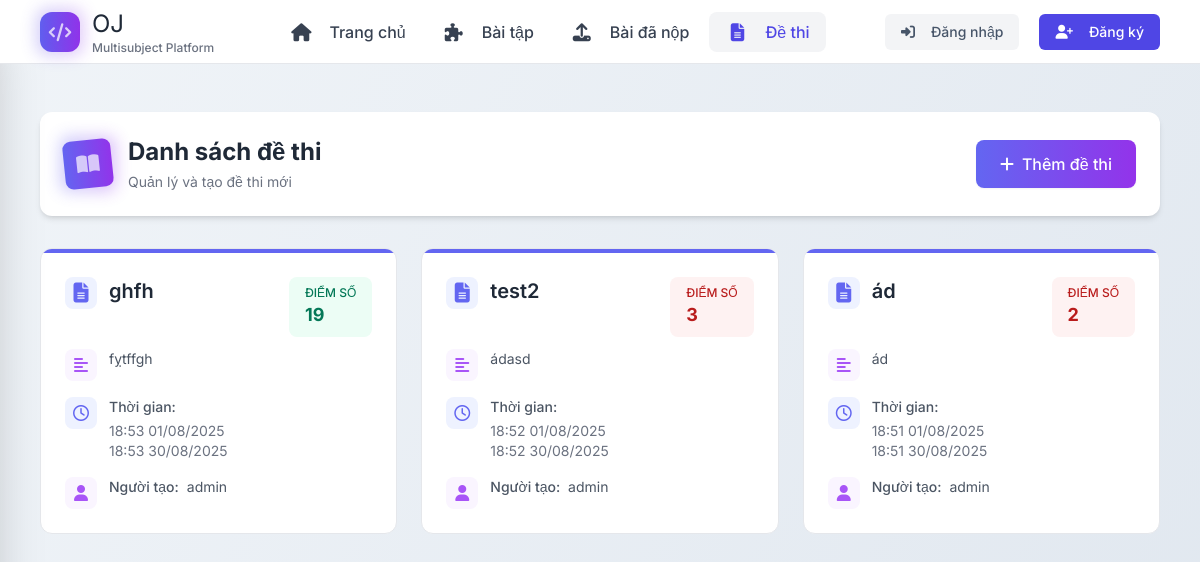
Page /exams/ on the earlier database version.
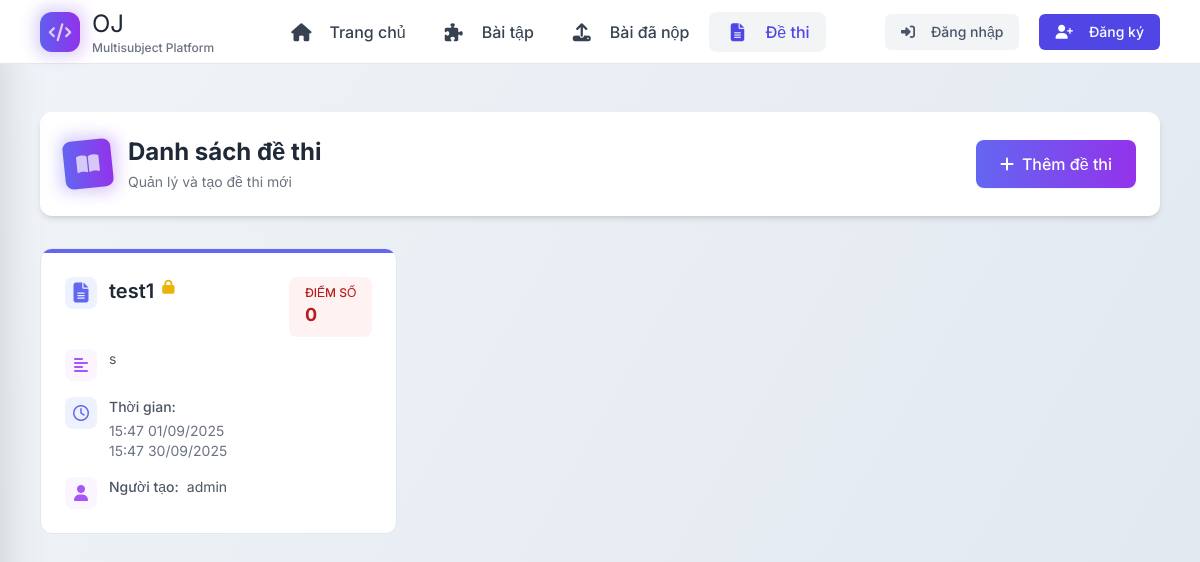
Same page on the later database version.
### exams/models.py (models this page shows, shortened)
class Exam(models.Model):
    title = models.CharField(max_length=200)
    description = models.TextField()
    start_time = models.DateTimeField()
    end_time = models.DateTimeField()
    created_by = models.ForeignKey(settings.AUTH_USER_MODEL, on_delete=models.CASCADE)
    created_at = models.DateTimeField(auto_now_add=True)
    password = models.CharField(max_length=128, blank=True, null=True, help_text="Để trống nếu không muốn đặt mật khẩu.")
    problems = models.ManyToManyField(
        "problems.Problem",
        through="exams.ExamProblem",
        related_name="exams"
    )
    enrolled_users = models.ManyToManyField(
        settings.AUTH_USER_MODEL,
        through="exams.ExamEnrollment",
        related_name="enrolled_exams"
    )

### users/models.py (models this page shows)
class CustomUser(AbstractUser):
    is_teacher = models.BooleanField(default=False)

### exams/views.py (the view)
# urls.py: path('', views.exam_list, name='exam_list'),
def exam_list(request):
    exams = Exam.objects.all().order_by('-created_at')
    difficulty_map = {
        'one': 1, 'two': 2, 'three': 3, 'four': 4, 'five': 5, 'six': 6,
        'seven': 7, 'eight': 8, 'nine': 9, 'ten': 10, 'eleven': 11, 'twelve': 12,
    }
    for exam in exams:
        total_score = 0
        exam_problems = exam.exam_problems.all()
        for prob in exam_problems:
            if prob.problem and prob.problem.difficulty:
                score = difficulty_map.get(prob.problem.difficulty.lower(), 0)
                total_score += score
        exam.total_score = total_score
        exam.has_password = bool(exam.password)
    return render(request, 'exams/list.html', {'exams': exams})

### templates/exams/list.html (shortened to what this page needs)
{% extends 'base.html' %}
{% block content %}
<div class="max-w-7xl mx-auto px-4 py-8">
    <div class="relative bg-white rounded-xl shadow-md p-6 mb-8">
        <div class="flex flex-col sm:flex-row sm:items-center sm:justify-between gap-4">
            <div class="flex items-center">
                <div class="relative">
                    <div class="w-12 h-12 bg-gradient-to-r from-indigo-500 to-purple-600 rounded-lg flex items-center justify-center text-white text-xl transform -rotate-6 hover:rotate-0 transition-transform">
                        <i class="fas fa-book-open"></i>
                    </div>
                    <div class="absolute -inset-1 bg-gradient-to-r from-indigo-500 to-purple-600 rounded-lg blur opacity-30"></div>
                </div>
                <div class="ml-4">
                    <h1 class="text-2xl font-bold text-gray-800">Danh sách đề thi</h1>
                    <p class="text-gray-500 text-sm mt-1">Quản lý và tạo đề thi mới</p>
                </div>
            </div>
            <a href="{% url 'add_exam' %}"
               class="inline-flex items-center justify-center px-6 py-3 rounded-lg bg-gradient-to-r from-indigo-500 to-purple-600 text-white font-medium hover:from-indigo-600 hover:to-purple-700 transition-all duration-300 shadow-sm hover:shadow-md group">
                <i class="fas fa-plus mr-2 group-hover:scale-110 transition-transform"></i>
                <span>Thêm đề thi</span>
            </a>
        </div>
    </div>
    <div class="grid grid-cols-1 md:grid-cols-2 lg:grid-cols-3 gap-6">
        {% for exam in exams %}
        <div class="group">
            <div class="relative bg-white rounded-xl border border-gray-200 overflow-hidden transition-all duration-300 hover:shadow-lg hover:-translate-y-1">
                <div class="border-t-4 border-indigo-500"></div>
                <div class="p-6">
                    <div class="flex justify-between items-start mb-3">
                        <a href="{% url 'enroll_in_exam' exam.id %}" class="block group">
                            <h3 class="text-xl font-semibold text-gray-800 group-hover:text-indigo-600 transition-colors flex items-start">
                                <span class="w-8 h-8 rounded-lg bg-indigo-50 flex items-center justify-center mr-3 group-hover:bg-indigo-100 transition-colors">
                                    <i class="fas fa-file-alt text-indigo-500"></i>
                                </span>
                                {{ exam.title }}
                                {% if exam.has_password %}
                                    <span class="ml-2 text-yellow-500 text-sm">
                                        <i class="fas fa-lock"></i>
                                    </span>
                                {% endif %}
                            </h3>
                        </a>
                        <div class="px-4 py-2 rounded-lg {% if exam.total_score >= 8 %}bg-emerald-50 text-emerald-700{% elif exam.total_score >= 5 %}bg-amber-50 text-amber-700{% else %}bg-red-50 text-red-700{% endif %} flex items-center space-x-2">
                            <div>
                                <div class="text-xs font-medium uppercase">Điểm số</div>
                                <div class="text-lg font-bold">{{ exam.total_score }}</div>
                            </div>
                        </div>
                    </div>
                    <div class="space-y-4 text-gray-600">
                        <div class="flex items-start">
                            <span class="w-8 h-8 rounded-lg bg-purple-50 flex items-center justify-center mr-3">
                                <i class="fas fa-align-left text-purple-500"></i>
                            </span>
                            <p class="text-sm flex-1">
                                {{ exam.description|truncatewords:25 }}
                            </p>
                        </div>
                        <div class="flex items-start">
                            <span class="w-8 h-8 rounded-lg bg-indigo-50 flex items-center justify-center mr-3">
                                <i class="far fa-clock text-indigo-500"></i>
                            </span>
                            <div class="text-sm flex-1">
                                <span class="font-medium block mb-1">Thời gian:</span>
                                <span class="block text-gray-500">{{ exam.start_time|date:"H:i d/m/Y" }}</span>
                                <span class="block text-gray-500">{{ exam.end_time|date:"H:i d/m/Y" }}</span>
                            </div>
                        </div>
                        <div class="flex items-start">
                            <span class="w-8 h-8 rounded-lg bg-purple-50 flex items-center justify-center mr-3">
                                <i class="fas fa-user text-purple-500"></i>
                            </span>
                            <div class="text-sm flex-1">
                                <span class="font-medium">Người tạo:</span>
                                <span class="ml-1">{{ exam.created_by.username }}</span>
                            </div>
                        </div>
                    </div>
                </div>
            </div>
        </div>
        {% endfor %}
    </div>
</div>
{% endblock %}

### templates/base.html (shortened to what this page needs)
{% load static %}
<!DOCTYPE html>
<html lang="vi">
<head>
  <link rel="stylesheet" href="{% static 'style.css' %}">
  <link href="https://cdnjs.cloudflare.com/ajax/libs/font-awesome/6.4.0/css/all.min.css" rel="stylesheet">
  <script src="https://cdn.tailwindcss.com"></script>
</head>
<body>
  <nav class="navbar" role="navigation" aria-label="Main navigation">
    <div class="flex items-center justify-between w-full max-w-7xl mx-auto px-4">
      <div class="flex items-center space-x-4">
        <a href="{% url 'home' %}" class="flex items-center space-x-3 group" aria-label="Về trang chủ">
          <div class="relative">
            <div class="w-10 h-10 bg-gradient-to-r from-indigo-500 to-purple-600 rounded-xl flex items-center justify-center text-white font-bold text-lg transform group-hover:scale-110 transition-transform duration-300">
              <i class="fas fa-code"></i>
            </div>
            <div class="absolute -inset-1 bg-gradient-to-r from-indigo-600 to-purple-600 rounded-xl blur opacity-25 group-hover:opacity-40 transition duration-300"></div>
          </div>
          <div>
            <span class="logo text-2xl">OJ</span>
            <div class="text-xs text-gray-500 font-medium">Multisubject Platform</div>
          </div>
        </a>
      </div>
      <div class="nav-desktop hidden md:flex items-center space-x-1">
        <a href="{% url 'home' %}" class="nav-link flex items-center space-x-2 px-4 py-2 text-gray-700 hover:text-indigo-600 {% if request.path == '/' %}active{% endif %}">
          <i class="fas fa-home text-sm"></i>
          <span class="font-medium">Trang chủ</span>
        </a>
        <a href="{% url 'problem_list' %}" class="nav-link flex items-center space-x-2 px-4 py-2 text-gray-700 hover:text-indigo-600 {% if '/problems/' in request.path %}active{% endif %}">
          <i class="fas fa-puzzle-piece text-sm"></i>
          <span class="font-medium">Bài tập</span>
        </a>
        <a href="{% url 'submission_list' %}" class="nav-link flex items-center space-x-2 px-4 py-2 text-gray-700 hover:text-indigo-600 {% if '/submissions/' in request.path %}active{% endif %}">
          <i class="fas fa-upload text-sm"></i>
          <span class="font-medium">Bài đã nộp</span>
        </a>
        <a href="{% url 'exam_list' %}" class="nav-link flex items-center space-x-2 px-4 py-2 text-gray-700 hover:text-indigo-600 {% if '/exams/' in request.path %}active{% endif %}">
          <i class="fas fa-file-alt text-sm"></i>
          <span class="font-medium">Đề thi</span>
        </a>
      </div>
      <div class="flex items-center space-x-3">
        {% if user.is_authenticated %}
          <button class="notification-badge p-2 rounded-xl bg-gray-100 hover:bg-gray-200 transition-colors" title="Thông báo">
            <i class="fas fa-bell text-gray-600"></i>
          </button>
          <div class="user-menu relative hidden md:block" role="menu">
            <div id="userMenuTrigger" class="flex items-center space-x-3 px-3 py-2 bg-gradient-to-r from-indigo-50 to-purple-50 rounded-xl cursor-pointer hover:from-indigo-100 hover:to-purple-100 transition-all duration-300" aria-expanded="false" aria-haspopup="true">
              <div class="w-8 h-8 bg-gradient-to-r from-indigo-500 to-purple-600 rounded-full flex items-center justify-center text-white text-sm font-semibold">
                {{ user.username|first|upper }}
              </div>
              <div class="hidden sm:block">
                <div class="font-semibold text-gray-800 text-sm">{{ user.username }}</div>
                <div class="text-xs text-gray-500">Online</div>
              </div>
              <i class="fas fa-chevron-down text-xs text-gray-400 transition-transform duration-300" id="chevronIcon"></i>
            </div>
            <div class="user-dropdown absolute top-full right-0 mt-2 min-w-[220px] bg-white border border-gray-200 rounded-2xl shadow-lg opacity-0 invisible transform scale-95 pointer-events-none transition-all duration-300 ease-in-out z-[1000]" role="menu">
              <div class="p-4 border-b border-gray-100">
                <div class="font-semibold text-gray-800">{{ user.get_full_name|default:user.username }}</div>
                <div class="text-sm text-gray-500">{{ user.email }}</div>
              </div>
              <div class="p-2">
                {% if user.is_staff or user.is_superuser %}
                  <a href="{% url 'admin:index' %}"class="flex items-center space-x-3 px-3 py-2 text-gray-700 hover:bg-gray-50 rounded-lg transition-colors user-menu-item" role="menuitem">
                    <i class="fas fa-user-shield text-sm"></i>
                    <span class="font-medium">Admin</span>
                  </a>
                {% endif %}
                <a href="{% url 'profile' %}" class="flex items-center space-x-3 px-3 py-2 text-gray-700 hover:bg-gray-50 rounded-lg transition-colors user-menu-item" role="menuitem">
                  <i class="fas fa-user-cog text-indigo-500"></i>
                  <span>Hồ sơ cá nhân</span>
                </a>
                <a href="#" class="flex items-center space-x-3 px-3 py-2 text-gray-700 hover:bg-gray-50 rounded-lg transition-colors user-menu-item" role="menuitem">
                  <i class="fas fa-chart-line text-green-500"></i>
                  <span>Thống kê</span>
                </a>
                <a href="#" class="flex items-center space-x-3 px-3 py-2 text-gray-700 hover:bg-gray-50 rounded-lg transition-colors user-menu-item" role="menuitem">
                  <i class="fas fa-cog text-gray-500"></i>
                  <span>Cài đặt</span>
                </a>
                <div class="border-t border-gray-100 my-2"></div>
                <a href="{% url 'logout' %}" class="flex items-center space-x-3 px-3 py-2 text-red-600 hover:bg-red-50 rounded-lg transition-colors user-menu-item" role="menuitem">
                  <i class="fas fa-sign-out-alt"></i>
                  <span>Đăng xuất</span>
                </a>
              </div>
            </div>
          </div>
        {% else %}
          <div class="auth-buttons hidden md:flex items-center space-x-2">
            <a href="{% url 'login' %}" class="btn btn-light flex items-center space-x-2 px-4 py-2 text-sm">
              <i class="fas fa-sign-in-alt"></i>
              <span>Đăng nhập</span>
            </a>
            <a href="{% url 'signup' %}" class="btn btn-primary flex items-center space-x-2 px-4 py-2 text-sm">
              <i class="fas fa-user-plus"></i>
              <span>Đăng ký</span>
            </a>
          </div>
        {% endif %}
      </div>
    </div>
  </nav>
  <main class="content slide-in" role="main">
    {% block content %}{% endblock %}
  </main>
</body>
</html>

### static/style.css (style rules this page uses)
:root { --primary-color: #4F46E5; --primary-hover: #4338CA; --secondary-color: #475569; --danger-color: #DC2626; --success-color: #059669; --light-color: #F3F4F6; --dark-color: #1F2937; --border-color: #E5E7EB; --bg-color: #FFFFFF; }
*, *::before, *::after { margin: 0; padding: 0; box-sizing: border-box; }
html { font-size: 16px; }
body { font-family: 'Inter', sans-serif; line-height: 1.5; color: var(--dark-color); background: linear-gradient(120deg, #f0f4f8 0%, #e0e7ef 100%); min-height: 100vh; }
.navbar { position: fixed; top: 0; left: 0; right: 0; height: 4rem; background-color: var(--bg-color); display: flex; align-items: center; justify-content: space-between; padding: 0 1.5rem; z-index: 1000; transition: all 0.3s ease; border-bottom: 1px solid var(--border-color); }
.nav-link { display: flex; align-items: center; gap: 0.5rem; color: var(--secondary-color); text-decoration: none; font-weight: 500; padding: 0.5rem 1rem; border-radius: 0.5rem; transition: all 0.2s ease; }
.nav-link.active { color: var(--primary-color); background-color: var(--light-color); font-weight: 600; }
.nav-link i { font-size: 1.125rem; width: 1.5rem; text-align: center; }
.user-menu, .auth-buttons { display: flex; align-items: center; gap: 0.75rem; }
.content { max-width: 80rem; margin: 5rem auto 2rem; padding: 0 1.5rem; }
h1, h2, h3, h4 { color: var(--dark-color); font-weight: 700; line-height: 1.2; margin-bottom: 1rem; }
h1 { font-size: 2rem; }
h3 { font-size: 1.25rem; }
.btn { display: inline-flex; align-items: center; gap: 0.5rem; padding: 0.5rem 1rem; border-radius: 0.375rem; font-weight: 500; text-decoration: none; transition: all 0.2s ease; border: none; cursor: pointer; }
.btn-primary { background-color: var(--primary-color); color: white; }
.btn-light { background-color: var(--light-color); color: var(--secondary-color); }

Differences in the rows shown:
removed Exam: title "ghfh", total_score "19", description "fỵtffgh", start_time "18:53 01/08/2025", end_time "18:53 30/08/2025", created_by.username "admin"
removed Exam: title "test2", total_score "3", description "ádasd", start_time "18:52 01/08/2025", end_time "18:52 30/08/2025", created_by.username "admin"
removed Exam: title "ád", total_score "2", description "ád", start_time "18:51 01/08/2025", end_time "18:51 30/08/2025", created_by.username "admin"
added Exam: title "test1", total_score "0", description "s", start_time "15:47 01/09/2025", end_time "15:47 30/09/2025", created_by.username "admin"
